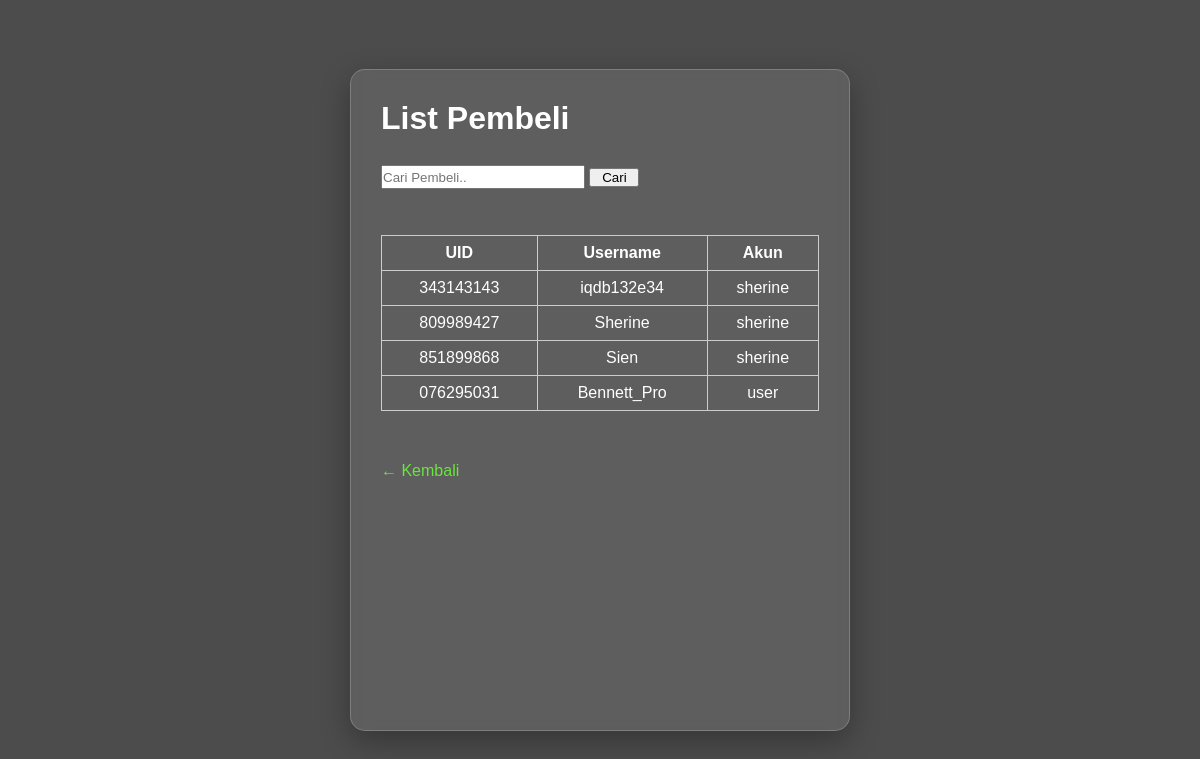
Page /admin/listPembeli.php on the earlier database version.
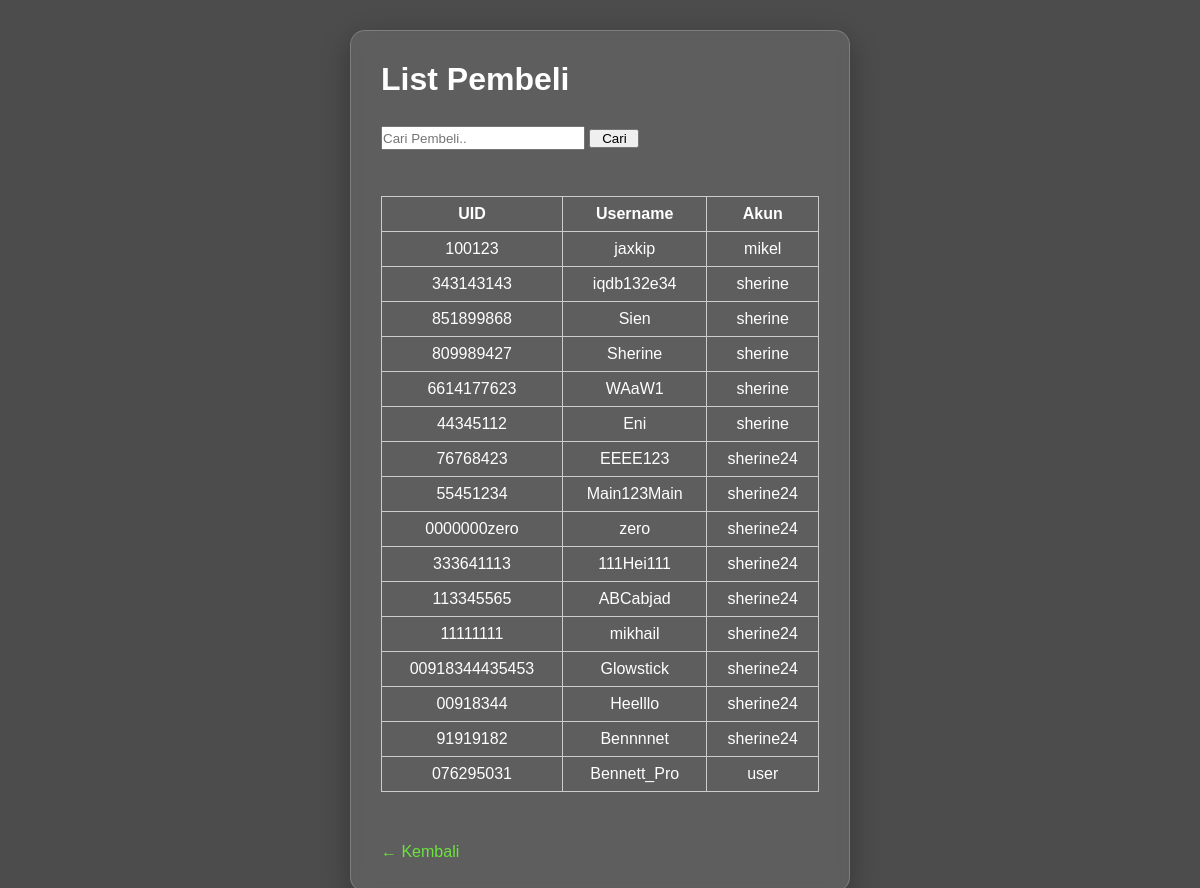
Same page on the later database version.
### tables this page shows
CREATE TABLE `pembeli` (
  `ID_PEMBELI` varchar(30) NOT NULL,
  `USERNAME` varchar(50) NOT NULL,
  `AKUN_WEBSITE` varchar(50) NOT NULL
);

### admin/listPembeli.php (the view, shortened to what this page needs)
<?php
$db = new konekDatabase();
$koneksi = $db->getConnection();
function getPembeli($conn, $search = null)
{
    $sql = "SELECT * FROM PEMBELI WHERE 1 = 1";
    $sql .= " ORDER BY AKUN_WEBSITE";
    $stmt = $conn->prepare($sql);
    $stmt->execute();
    $result = $stmt->get_result();
    $pembeli = [];
    while ($row = $result->fetch_assoc()) {
        $pembeli[] = $row;
    }
    return $pembeli;
}
$search = isset($_GET['search']) ? trim($_GET['search']) : null;
$pembeli = getPembeli($koneksi, $search);
?>
<!DOCTYPE html>
<html lang="id">
<head>
    <link rel="stylesheet" href="../style.css">
</head>
<body>
    <div class="admin-container">
        <h1> List Pembeli </h1>
        <br>
        <div class="search-bar">
            <form method="GET">
                <input type="text" name="search" placeholder="Cari Pembeli.."
                    value="<?php echo htmlspecialchars($search ?? ''); ?>"
                    style="height: 20px; width: 200px; margin: 10px 0;">
                <button type="submit" style="width: 50px;"> Cari </button>
            </form>
        </div>
        <br> <br>
        <table>
            <thead>
                <tr>
                    <th> UID </th>
                    <th> Username </th>
                    <th> Akun </th>
                </tr>
            </thead>
            <tbody>
                <?php if (empty($pembeli)): ?>
                    <tr>
                        <td colspan="3"> Data pembeli tidak ditemukan. </td>
                    </tr>
                <?php else: ?>
                    <?php foreach ($pembeli as $list): ?>
                        <tr>
                            <td><?= htmlspecialchars($list['ID_PEMBELI']) ?></td>
                            <td><?= htmlspecialchars($list['USERNAME']) ?></td>
                            <td><?= htmlspecialchars($list['AKUN_WEBSITE']) ?></td>
                        </tr>
                    <?php endforeach; ?>
                <?php endif; ?>
            </tbody>
        </table>
        <br> <br>
        <a href="adminHome.php"> ← Kembali </a>
    </div>
</body>
</html>

Differences in the rows shown:
added pembeli: ID_PEMBELI "100123", USERNAME "jaxkip", AKUN_WEBSITE "mikel"
shown differently, row unchanged: pembeli "Sien": moves up the list
added pembeli: ID_PEMBELI "6614177623", USERNAME "WAaW1", AKUN_WEBSITE "sherine"
added pembeli: ID_PEMBELI "44345112", USERNAME "Eni", AKUN_WEBSITE "sherine"
added pembeli: ID_PEMBELI "76768423", USERNAME "EEEE123", AKUN_WEBSITE "sherine24"
added pembeli: ID_PEMBELI "55451234", USERNAME "Main123Main", AKUN_WEBSITE "sherine24"
added pembeli: ID_PEMBELI "0000000zero", USERNAME "zero", AKUN_WEBSITE "sherine24"
added pembeli: ID_PEMBELI "333641113", USERNAME "111Hei111", AKUN_WEBSITE "sherine24"
added pembeli: ID_PEMBELI "113345565", USERNAME "ABCabjad", AKUN_WEBSITE "sherine24"
added pembeli: ID_PEMBELI "11111111", USERNAME "mikhail", AKUN_WEBSITE "sherine24"
added pembeli: ID_PEMBELI "00918344435453", USERNAME "Glowstick", AKUN_WEBSITE "sherine24"
added pembeli: ID_PEMBELI "00918344", USERNAME "Heelllo", AKUN_WEBSITE "sherine24"
added pembeli: ID_PEMBELI "91919182", USERNAME "Bennnnet", AKUN_WEBSITE "sherine24"
